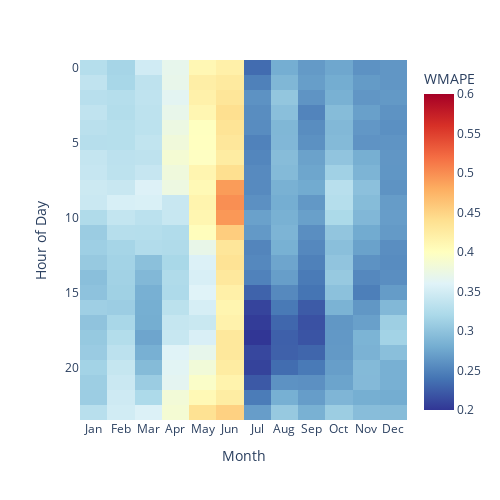

The notebook cell this image was saved under:
### Code cell
cnn.plot_heatmap()

### Figure 1 — Plotly figure (JSON) as saved in the notebook; plotly's stock layout.template omitted (floating-point values rounded to 4 significant figures; data arrays with more than 128 entries replaced by an {"elided": "..."} marker saying what was removed)
{"data": [{"coloraxis": "coloraxis", "hovertemplate": "Month: %{x}<br>Hour of Day: %{y}<br>WMAPE: %{z}<extra></extra>", "name": "0", "type": "heatmap", "x": ["Jan", "Feb", "Mar", "Apr", "May", "Jun", "Jul", "Aug", "Sep", "Oct", "Nov", "Dec"], "xaxis": "x", "y": [0, 1, 2, 3, 4, 5, 6, 7, 8, 9, 10, 11, 12, 13, 14, 15, 16, 17, 18, 19, 20, 21, 22, 23], "yaxis": "y", "z": {"elided": "24x12 float values"}}], "layout": {"autosize": false, "coloraxis": {"cmax": 0.6, "cmin": 0.2, "colorbar": {"title": {"text": "WMAPE"}}, "colorscale": [[0, "rgb(49,54,149)"], [0.1, "rgb(69,117,180)"], [0.2, "rgb(116,173,209)"], [0.3, "rgb(171,217,233)"], [0.4, "rgb(224,243,248)"], [0.5, "rgb(255,255,191)"], [0.6, "rgb(254,224,144)"], [0.7, "rgb(253,174,97)"], [0.8, "rgb(244,109,67)"], [0.9, "rgb(215,48,39)"], [1, "rgb(165,0,38)"]]}, "height": 500, "margin": {"t": 60}, "width": 500, "xaxis": {"anchor": "y", "autorange": true, "domain": [0, 1], "range": [-0.5, 11.5], "side": "bottom", "title": {"text": "Month"}, "type": "category"}, "yaxis": {"anchor": "x", "autorange": true, "domain": [0, 1], "range": [23.5, -0.5], "title": {"text": "Hour of Day"}, "type": "linear"}}}
